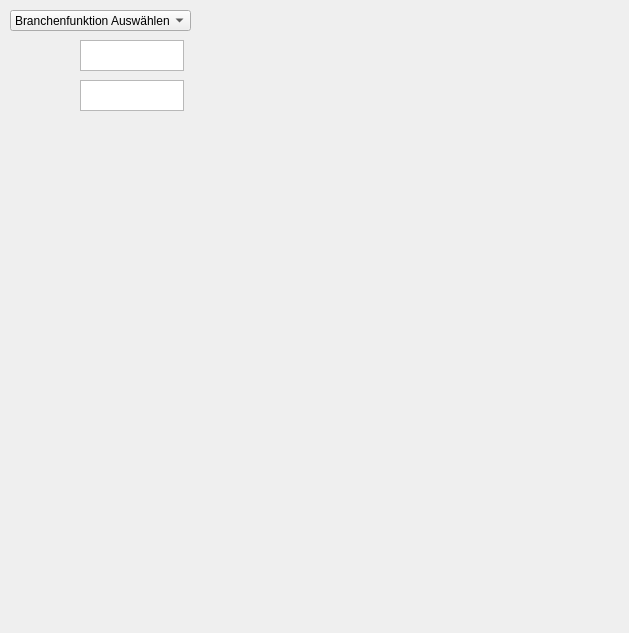
<?xml version="1.0" encoding="UTF-8"?>
<ui version="4.0">
 <class>Form</class>
 <widget class="QWidget" name="Form">
  <property name="geometry">
   <rect>
    <x>0</x>
    <y>0</y>
    <width>629</width>
    <height>633</height>
   </rect>
  </property>
  <property name="windowTitle">
   <string>Form</string>
  </property>
  <widget class="QWidget" name="widget" native="true">
   <property name="geometry">
    <rect>
     <x>10</x>
     <y>220</y>
     <width>481</width>
     <height>391</height>
    </rect>
   </property>
  </widget>
  <widget class="QComboBox" name="comboBox">
   <property name="geometry">
    <rect>
     <x>10</x>
     <y>10</y>
     <width>181</width>
     <height>21</height>
    </rect>
   </property>
   <item>
    <property name="text">
     <string>Branchenfunktion Auswählen</string>
    </property>
   </item>
   <item>
    <property name="text">
     <string>Fakultät</string>
    </property>
   </item>
   <item>
    <property name="text">
     <string>Quadratwurzel</string>
    </property>
   </item>
   <item>
    <property name="text">
     <string>Potenzfunktionen</string>
    </property>
   </item>
   <item>
    <property name="text">
     <string>Primzahlen</string>
    </property>
   </item>
   <item>
    <property name="text">
     <string>Umwandlung Dezimalbruch</string>
    </property>
   </item>
  </widget>
  <widget class="QLabel" name="label">
   <property name="geometry">
    <rect>
     <x>10</x>
     <y>40</y>
     <width>71</width>
     <height>31</height>
    </rect>
   </property>
   <property name="text">
    <string/>
   </property>
  </widget>
  <widget class="QPlainTextEdit" name="plainTextEdit">
   <property name="geometry">
    <rect>
     <x>80</x>
     <y>40</y>
     <width>104</width>
     <height>31</height>
    </rect>
   </property>
  </widget>
  <widget class="QPlainTextEdit" name="tb_second_input">
   <property name="geometry">
    <rect>
     <x>80</x>
     <y>80</y>
     <width>104</width>
     <height>31</height>
    </rect>
   </property>
  </widget>
  <widget class="QLabel" name="la_second_input">
   <property name="geometry">
    <rect>
     <x>10</x>
     <y>80</y>
     <width>71</width>
     <height>31</height>
    </rect>
   </property>
   <property name="text">
    <string/>
   </property>
  </widget>
  <widget class="QLabel" name="la_result_output">
   <property name="geometry">
    <rect>
     <x>10</x>
     <y>120</y>
     <width>441</width>
     <height>81</height>
    </rect>
   </property>
   <property name="text">
    <string/>
   </property>
  </widget>
 </widget>
 <resources/>
 <connections/>
</ui>
